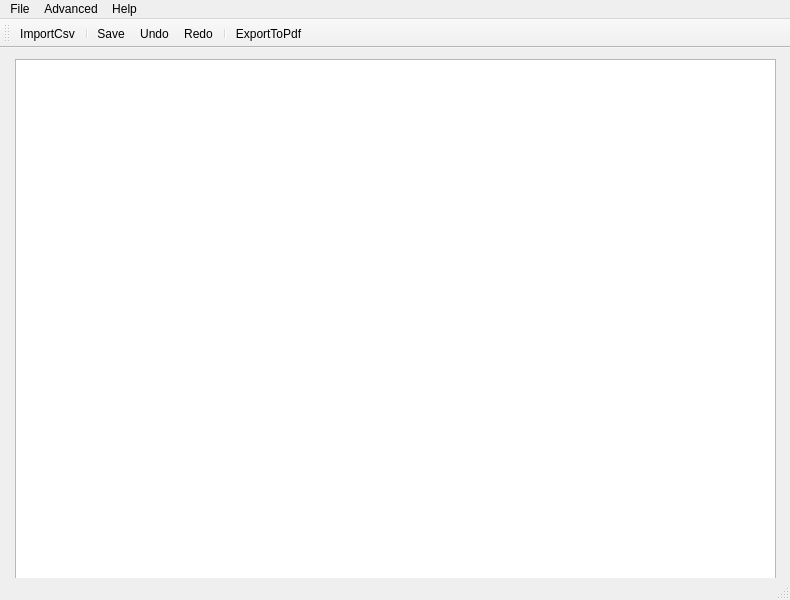
<?xml version="1.0" encoding="UTF-8"?>
<ui version="4.0">
 <class>MainWindow</class>
 <widget class="QMainWindow" name="MainWindow">
  <property name="geometry">
   <rect>
    <x>0</x>
    <y>0</y>
    <width>790</width>
    <height>600</height>
   </rect>
  </property>
  <property name="windowTitle">
   <string>Personal Finance</string>
  </property>
  <widget class="QWidget" name="centralwidget">
   <widget class="QTableWidget" name="tableWidget">
    <property name="geometry">
     <rect>
      <x>15</x>
      <y>11</y>
      <width>761</width>
      <height>541</height>
     </rect>
    </property>
   </widget>
  </widget>
  <widget class="QMenuBar" name="menubar">
   <property name="geometry">
    <rect>
     <x>0</x>
     <y>0</y>
     <width>790</width>
     <height>23</height>
    </rect>
   </property>
   <widget class="QMenu" name="menuFile">
    <property name="title">
     <string>File</string>
    </property>
    <addaction name="actionImport_CSV"/>
    <addaction name="actionSave_file"/>
    <addaction name="actionSave_to_PDF"/>
    <addaction name="actionExit"/>
    <addaction name="separator"/>
   </widget>
   <widget class="QMenu" name="menuHelp">
    <property name="title">
     <string>Help</string>
    </property>
    <addaction name="actionAbout"/>
    <addaction name="actionUser_Guide"/>
    <addaction name="separator"/>
    <addaction name="separator"/>
   </widget>
   <widget class="QMenu" name="menuAdvanced">
    <property name="title">
     <string>Advanced</string>
    </property>
    <addaction name="actionCharts"/>
    <addaction name="actionCurrency_Exchange"/>
   </widget>
   <addaction name="menuFile"/>
   <addaction name="menuAdvanced"/>
   <addaction name="menuHelp"/>
  </widget>
  <widget class="QStatusBar" name="statusbar"/>
  <widget class="QToolBar" name="toolBar">
   <property name="windowTitle">
    <string>toolBar</string>
   </property>
   <attribute name="toolBarArea">
    <enum>TopToolBarArea</enum>
   </attribute>
   <attribute name="toolBarBreak">
    <bool>false</bool>
   </attribute>
   <addaction name="actionImportCsv"/>
   <addaction name="separator"/>
   <addaction name="actionSave"/>
   <addaction name="actionUndo"/>
   <addaction name="actionRedo"/>
   <addaction name="separator"/>
   <addaction name="actionExportToPdf"/>
  </widget>
  <action name="actionImport_CSV">
   <property name="icon">
    <iconset theme="QIcon::ThemeIcon::DocumentNew"/>
   </property>
   <property name="text">
    <string>Import CSV</string>
   </property>
  </action>
  <action name="actionSave_file">
   <property name="icon">
    <iconset theme="QIcon::ThemeIcon::DocumentSaveAs"/>
   </property>
   <property name="text">
    <string>Save to ...</string>
   </property>
  </action>
  <action name="actionSave_to_PDF">
   <property name="icon">
    <iconset resource="resource.qrc">
     <normaloff>:/assets/pdf.png</normaloff>:/assets/pdf.png</iconset>
   </property>
   <property name="text">
    <string>Save to PDF</string>
   </property>
  </action>
  <action name="actionExit">
   <property name="icon">
    <iconset theme="QIcon::ThemeIcon::WindowClose"/>
   </property>
   <property name="text">
    <string>Exit</string>
   </property>
  </action>
  <action name="actionAbout">
   <property name="icon">
    <iconset theme="QIcon::ThemeIcon::DialogInformation"/>
   </property>
   <property name="text">
    <string>About</string>
   </property>
  </action>
  <action name="actionUser_Guide">
   <property name="icon">
    <iconset theme="QIcon::ThemeIcon::HelpAbout"/>
   </property>
   <property name="text">
    <string>User Guide</string>
   </property>
  </action>
  <action name="actionCharts">
   <property name="icon">
    <iconset resource="resource.qrc">
     <normaloff>:/assets/charts.png</normaloff>:/assets/charts.png</iconset>
   </property>
   <property name="text">
    <string>Charts</string>
   </property>
  </action>
  <action name="actionImportCsv">
   <property name="icon">
    <iconset resource="resource.qrc">
     <normaloff>:/assets/csv-file.png</normaloff>:/assets/csv-file.png</iconset>
   </property>
   <property name="text">
    <string>ImportCsv</string>
   </property>
   <property name="toolTip">
    <string>Import CSV</string>
   </property>
   <property name="menuRole">
    <enum>QAction::MenuRole::NoRole</enum>
   </property>
  </action>
  <action name="actionUndo">
   <property name="icon">
    <iconset resource="resource.qrc">
     <normaloff>:/assets/undo.png</normaloff>:/assets/undo.png</iconset>
   </property>
   <property name="text">
    <string>Undo</string>
   </property>
   <property name="toolTip">
    <string>Undo</string>
   </property>
   <property name="menuRole">
    <enum>QAction::MenuRole::NoRole</enum>
   </property>
  </action>
  <action name="actionRedo">
   <property name="icon">
    <iconset resource="resource.qrc">
     <normaloff>:/assets/redo.png</normaloff>:/assets/redo.png</iconset>
   </property>
   <property name="text">
    <string>Redo</string>
   </property>
   <property name="toolTip">
    <string>Redo</string>
   </property>
   <property name="menuRole">
    <enum>QAction::MenuRole::NoRole</enum>
   </property>
  </action>
  <action name="actionSave">
   <property name="icon">
    <iconset resource="resource.qrc">
     <normaloff>:/assets/save.png</normaloff>:/assets/save.png</iconset>
   </property>
   <property name="text">
    <string>Save</string>
   </property>
   <property name="toolTip">
    <string>Save</string>
   </property>
   <property name="menuRole">
    <enum>QAction::MenuRole::NoRole</enum>
   </property>
  </action>
  <action name="actionExportToPdf">
   <property name="icon">
    <iconset resource="resource.qrc">
     <normaloff>:/assets/pdf.png</normaloff>:/assets/pdf.png</iconset>
   </property>
   <property name="text">
    <string>ExportToPdf</string>
   </property>
   <property name="toolTip">
    <string>Export to PDF</string>
   </property>
   <property name="menuRole">
    <enum>QAction::MenuRole::NoRole</enum>
   </property>
  </action>
  <action name="actionCurrency_Exchange">
   <property name="icon">
    <iconset resource="resource.qrc">
     <normaloff>:/assets/currency.png</normaloff>:/assets/currency.png</iconset>
   </property>
   <property name="text">
    <string>Currency Exchange</string>
   </property>
  </action>
 </widget>
 <resources>
  <include location="resource.qrc"/>
 </resources>
 <connections/>
</ui>
